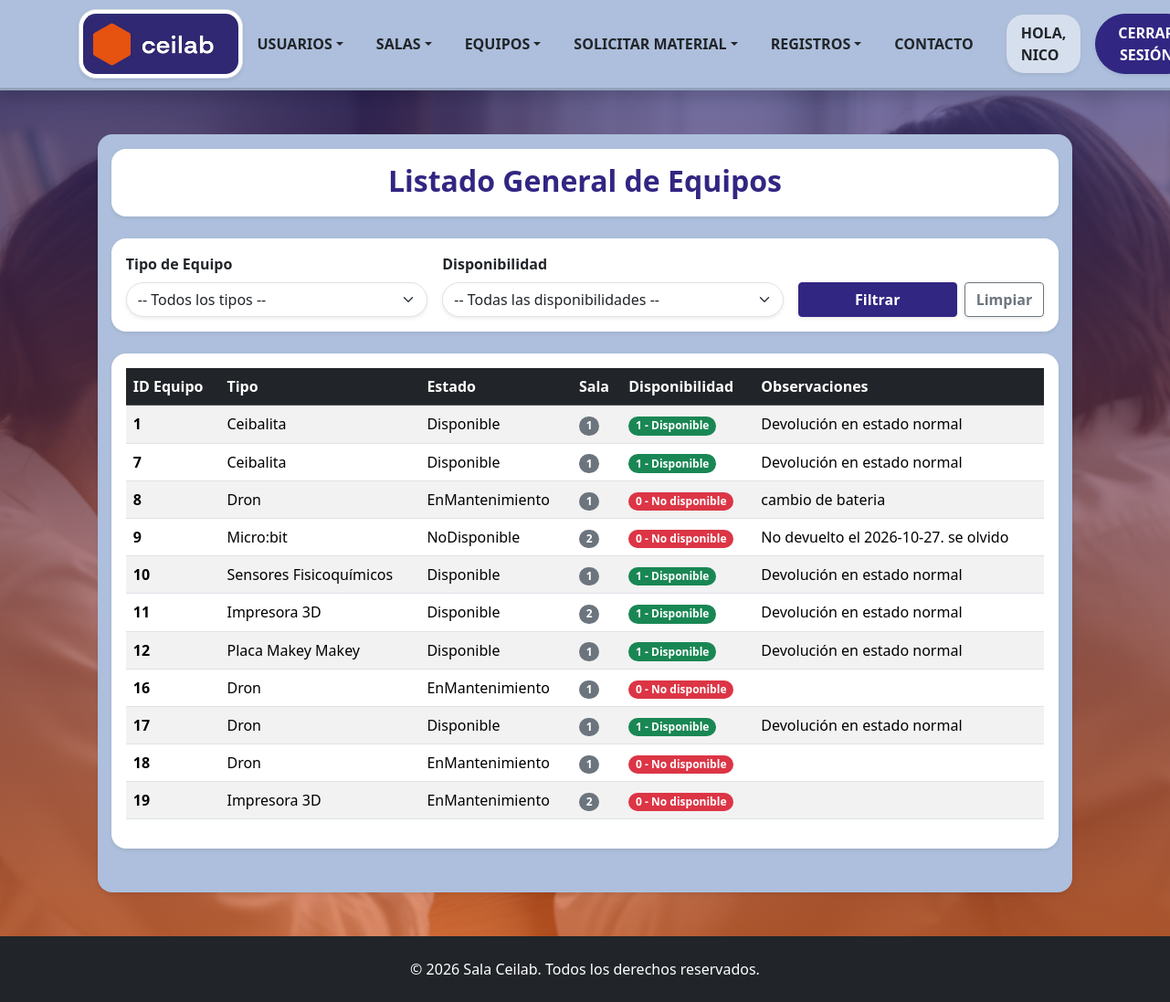
The page /Formularios/listadoEquipos.php (signed in) on the database as committed earlier.
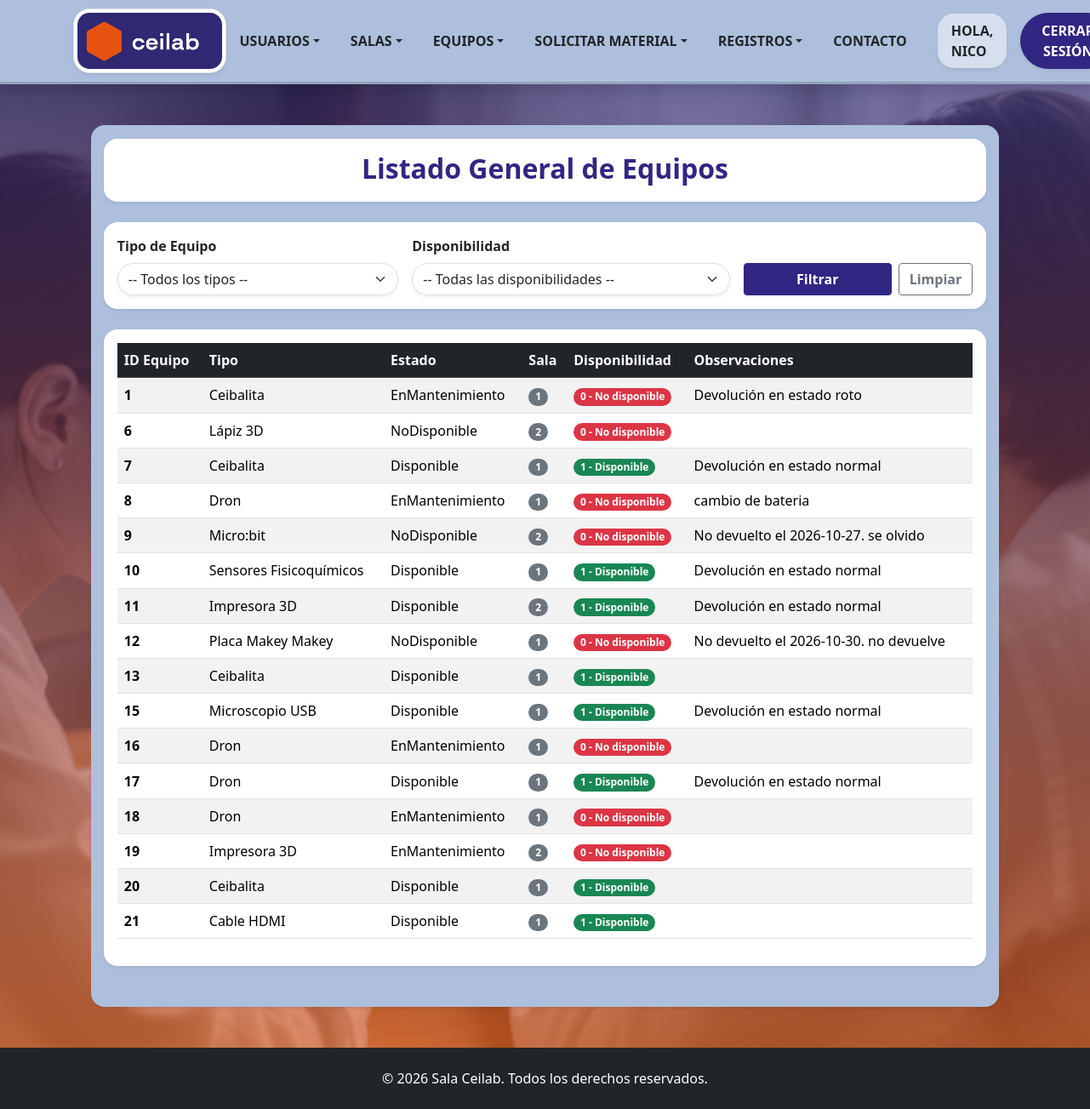
The same page on the database as committed later.
### tables this page shows
CREATE TABLE `equipo` (
  `IDEquipo` int(50) NOT NULL,
  `Estado` varchar(50) NOT NULL,
  `Observaciones` varchar(50) DEFAULT NULL,
  `Tipo` varchar(50) DEFAULT NULL,
  `IDSala_ceilab` int(11) NOT NULL,
  `Disponibilidad` tinyint(1) DEFAULT NULL,
  `activo` tinyint(1) NOT NULL DEFAULT 1
);

### Clases/ClsEquipo.php (called while the page is built, shortened)
<?php
class ClsEquipo {
    public function listarEquipos($filtroTipo = '', $filtroDisponibilidad = '') {
        $objConexion = new Conexion();
        $link = $objConexion->conectar();
        $sql = "SELECT IDEquipo, Estado, Observaciones, Tipo, IDSala_ceilab, Disponibilidad
                FROM equipo WHERE activo = 1";
        $sql .= " ORDER BY IDEquipo ASC";
        $resultado = mysqli_query($link, $sql);
        $equipos = [];
        if ($resultado) {
            while ($row = mysqli_fetch_assoc($resultado)) {
                $equipos[] = $row;
            }
        }
        return $equipos;
    }
}
?>

### Formularios/listadoEquipos.php (the view, shortened to what the changed rows need)
<?php
require_once '../Clases/ClsEquipo.php';
$objEquipo = new ClsEquipo();
$filtroTipo = $_GET['tipo'] ?? '';
$filtroDisponibilidad = $_GET['disponibilidad'] ?? '';
$listaEquipos = $objEquipo->listarEquipos($filtroTipo, $filtroDisponibilidad);
?>
<!DOCTYPE html>
<html lang="es">
    <head>
        <link href="../bootstrap_theme/bootstrap.css" rel="stylesheet" type="text/css">
        <link rel="stylesheet" href="../Estilos/blocks.css">
        <link href="../Estilos/style.css" rel="stylesheet">
    </head>
    <body class="d-flex flex-column min-vh-100 bg-light">
        <section class="hero-section flex-fill pb-5 pt-5">
            <div class="container pb-5 pt-3 rounded shadow-sm col-md-11 col-xl-10" style="background-color: #adbfdc;">
                <div class="row justify-content-center">
                    <div>
                        <?php if (count($listaEquipos) > 0): ?>
                            <div class="table-responsive bg-white p-3 shadow-sm rounded">
                                <table class="table table-striped table-hover align-middle">
                                    <thead class="table-dark">
                                        <tr>
                                            <th>ID Equipo</th>
                                            <th>Tipo</th>
                                            <th>Estado</th>
                                            <th>Sala</th>
                                            <th>Disponibilidad</th>
                                            <th>Observaciones</th>
                                        </tr>
                                    </thead>
                                    <tbody>
                                        <?php foreach ($listaEquipos as $eq):
                                            $disp = (string)$eq['Disponibilidad'];
                                            $esDisponible = ($disp === '1');
                                            $textoDisp = $esDisponible ? '1 - Disponible' : '0 - No disponible';
                                            $claseBadge = $esDisponible ? 'success' : 'danger';
                                        ?>
                                            <tr>
                                                <td class="fw-bold"><?php echo htmlspecialchars($eq['IDEquipo']); ?></td>
                                                <td><?php echo htmlspecialchars($eq['Tipo']); ?></td>
                                                <td><?php echo htmlspecialchars($eq['Estado']); ?></td>
                                                <td><span class="badge bg-secondary"><?php echo htmlspecialchars($eq['IDSala_ceilab']); ?></span></td>
                                                <td>
                                                    <span class="badge bg-<?php echo $claseBadge; ?>">
                                                        <?php echo $textoDisp; ?>
                                                    </span>
                                                </td>
                                                <td><?php echo htmlspecialchars($eq['Observaciones']); ?></td>
                                            </tr>
                                        <?php endforeach; ?>
                                    </tbody>
                                </table>
                            </div>
                        <?php else: ?>
                            <div class='alert alert-info text-center bg-white mb-0'>No se encontraron equipos activos con los filtros seleccionados.</div>
                        <?php endif; ?>
                    </div>
                </div>
            </div>
        </section>
    </body>
</html>

Rows that differ between the two databases and show on the page:
changed equipo id 1: Estado "Disponible" → "EnMantenimiento"; Disponibilidad "1 - Disponible" → "0 - No disponible"; Observaciones "Devolución en estado normal" → "Devolución en estado roto"
now on this page (row edited): equipo: IDEquipo "6", Tipo "Lápiz 3D", Estado "NoDisponible", IDSala_ceilab "2", Disponibilidad "0 - No disponible"
changed equipo "Placa Makey Makey": Estado "Disponible" → "NoDisponible"; Disponibilidad "1 - Disponible" → "0 - No disponible"; Observaciones "Devolución en estado normal" → "No devuelto el 2026-10-30. no devuelve"
now on this page (row edited): equipo: IDEquipo "13", Tipo "Ceibalita", Estado "Disponible", IDSala_ceilab "1", Disponibilidad "1 - Disponible"
now on this page (row edited): equipo: IDEquipo "15", Tipo "Microscopio USB", Estado "Disponible", IDSala_ceilab "1", Disponibilidad "1 - Disponible", Observaciones "Devolución en estado normal"
added equipo: IDEquipo "20", Tipo "Ceibalita", Estado "Disponible", IDSala_ceilab "1", Disponibilidad "1 - Disponible"
added equipo: IDEquipo "21", Tipo "Cable HDMI", Estado "Disponible", IDSala_ceilab "1", Disponibilidad "1 - Disponible"
